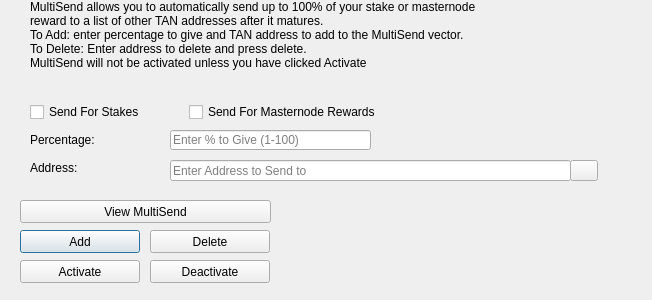
<?xml version="1.0" encoding="UTF-8"?>
<ui version="4.0">
 <class>MultiSendDialog</class>
 <widget class="QDialog" name="MultiSendDialog">
  <property name="windowModality">
   <enum>Qt::NonModal</enum>
  </property>
  <property name="geometry">
   <rect>
    <x>0</x>
    <y>0</y>
    <width>652</width>
    <height>300</height>
   </rect>
  </property>
  <property name="windowTitle">
   <string>MultiSend</string>
  </property>
  <widget class="QLineEdit" name="multiSendPercentEdit">
   <property name="geometry">
    <rect>
     <x>170</x>
     <y>130</y>
     <width>201</width>
     <height>20</height>
    </rect>
   </property>
   <property name="toolTip">
    <string>Enter whole numbers 1 - 100</string>
   </property>
   <property name="placeholderText">
    <string>Enter % to Give (1-100)</string>
   </property>
  </widget>
  <widget class="QLineEdit" name="multiSendAddressEdit">
   <property name="geometry">
    <rect>
     <x>170</x>
     <y>160</y>
     <width>401</width>
     <height>21</height>
    </rect>
   </property>
   <property name="toolTip">
    <string/>
   </property>
   <property name="placeholderText">
    <string>Enter Address to Send to</string>
   </property>
  </widget>
  <widget class="QLabel" name="label_2">
   <property name="geometry">
    <rect>
     <x>30</x>
     <y>0</y>
     <width>451</width>
     <height>121</height>
    </rect>
   </property>
   <property name="lineWidth">
    <number>1</number>
   </property>
   <property name="text">
    <string>MultiSend allows you to automatically send up to 100% of your stake or masternode reward to a list of other TAN addresses after it matures.
To Add: enter percentage to give and TAN address to add to the MultiSend vector.
To Delete: Enter address to delete and press delete.
MultiSend will not be activated unless you have clicked Activate</string>
   </property>
   <property name="alignment">
    <set>Qt::AlignLeading|Qt::AlignLeft|Qt::AlignTop</set>
   </property>
   <property name="wordWrap">
    <bool>true</bool>
   </property>
  </widget>
  <widget class="QLabel" name="message">
   <property name="geometry">
    <rect>
     <x>290</x>
     <y>200</y>
     <width>351</width>
     <height>91</height>
    </rect>
   </property>
   <property name="text">
    <string/>
   </property>
  </widget>
  <widget class="QPushButton" name="addButton">
   <property name="geometry">
    <rect>
     <x>20</x>
     <y>230</y>
     <width>120</width>
     <height>23</height>
    </rect>
   </property>
   <property name="toolTip">
    <string/>
   </property>
   <property name="statusTip">
    <string>Add to MultiSend Vector</string>
   </property>
   <property name="text">
    <string>Add</string>
   </property>
  </widget>
  <widget class="QPushButton" name="disableButton">
   <property name="geometry">
    <rect>
     <x>150</x>
     <y>260</y>
     <width>120</width>
     <height>23</height>
    </rect>
   </property>
   <property name="statusTip">
    <string>Deactivate MultiSend</string>
   </property>
   <property name="text">
    <string>Deactivate</string>
   </property>
  </widget>
  <widget class="QPushButton" name="addressBookButton">
   <property name="geometry">
    <rect>
     <x>570</x>
     <y>160</y>
     <width>28</width>
     <height>21</height>
    </rect>
   </property>
   <property name="toolTip">
    <string>Choose an address from the address book</string>
   </property>
   <property name="text">
    <string/>
   </property>
   <property name="icon">
    <iconset resource="../taurusnetwork.qrc">
     <normaloff>:/icons/address-book</normaloff>:/icons/address-book</iconset>
   </property>
   <property name="shortcut">
    <string>Alt+A</string>
   </property>
   <property name="autoDefault">
    <bool>false</bool>
   </property>
  </widget>
  <widget class="QLabel" name="label">
   <property name="geometry">
    <rect>
     <x>30</x>
     <y>130</y>
     <width>121</width>
     <height>20</height>
    </rect>
   </property>
   <property name="toolTip">
    <string>Percentage of stake to send</string>
   </property>
   <property name="text">
    <string>Percentage:</string>
   </property>
  </widget>
  <widget class="QLabel" name="label_5">
   <property name="geometry">
    <rect>
     <x>30</x>
     <y>160</y>
     <width>111</width>
     <height>16</height>
    </rect>
   </property>
   <property name="toolTip">
    <string>Address to send portion of stake to</string>
   </property>
   <property name="text">
    <string>Address:</string>
   </property>
  </widget>
  <widget class="QPushButton" name="deleteButton">
   <property name="geometry">
    <rect>
     <x>150</x>
     <y>230</y>
     <width>120</width>
     <height>23</height>
    </rect>
   </property>
   <property name="toolTip">
    <string/>
   </property>
   <property name="statusTip">
    <string>Delete Address From MultiSend Vector</string>
   </property>
   <property name="text">
    <string>Delete</string>
   </property>
  </widget>
  <widget class="QPushButton" name="activateButton">
   <property name="geometry">
    <rect>
     <x>20</x>
     <y>260</y>
     <width>120</width>
     <height>23</height>
    </rect>
   </property>
   <property name="statusTip">
    <string>Activate MultiSend</string>
   </property>
   <property name="text">
    <string>Activate</string>
   </property>
  </widget>
  <widget class="QPushButton" name="viewButton">
   <property name="geometry">
    <rect>
     <x>20</x>
     <y>200</y>
     <width>251</width>
     <height>23</height>
    </rect>
   </property>
   <property name="toolTip">
    <string/>
   </property>
   <property name="statusTip">
    <string>View MultiSend Vector</string>
   </property>
   <property name="text">
    <string>View MultiSend</string>
   </property>
  </widget>
  <widget class="QWidget" name="horizontalLayoutWidget">
   <property name="geometry">
    <rect>
     <x>30</x>
     <y>100</y>
     <width>351</width>
     <height>24</height>
    </rect>
   </property>
   <layout class="QHBoxLayout" name="horizontalLayout">
    <item>
     <widget class="QCheckBox" name="multiSendStakeCheckBox">
      <property name="text">
       <string>Send For Stakes</string>
      </property>
     </widget>
    </item>
    <item>
     <widget class="QCheckBox" name="multiSendMasternodeCheckBox">
      <property name="text">
       <string>Send For Masternode Rewards</string>
      </property>
     </widget>
    </item>
   </layout>
  </widget>
 </widget>
 <resources>
  <include location="../taurusnetwork.qrc"/>
 </resources>
 <connections/>
</ui>
